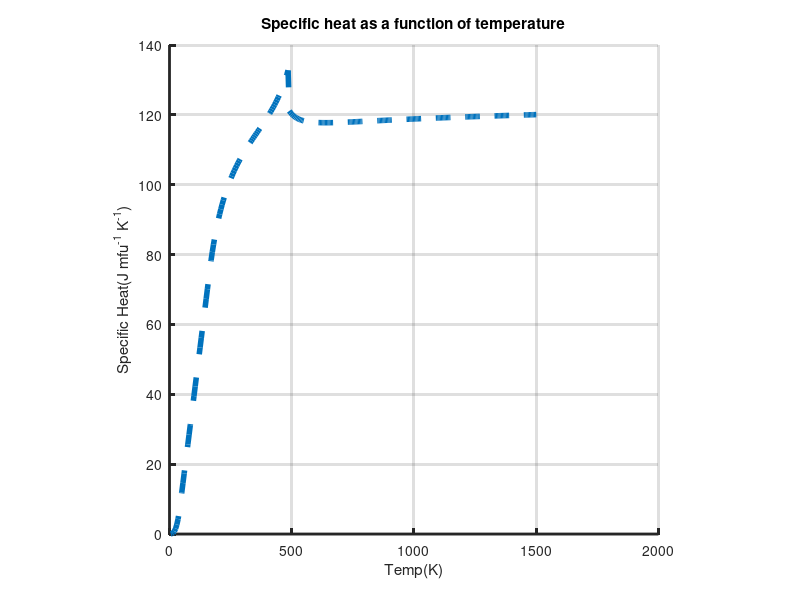
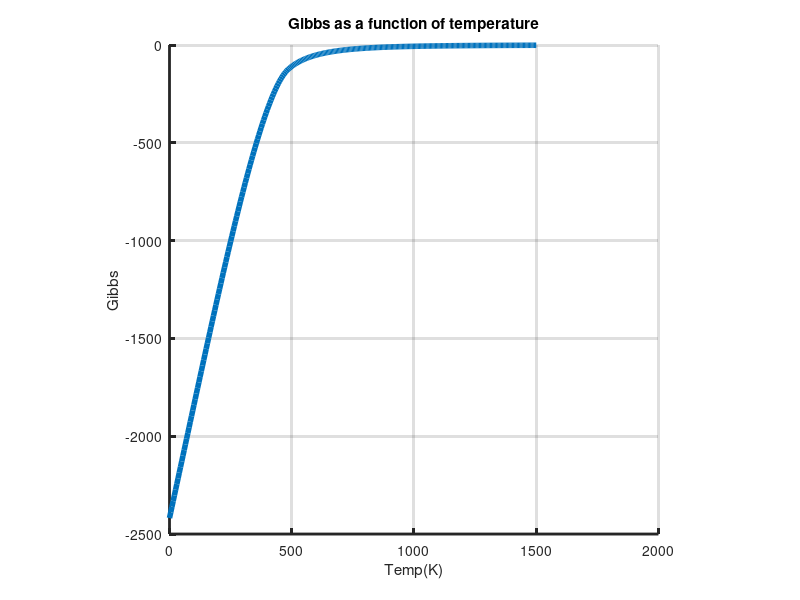

Source code (MATLAB) for these figures, in order:

clear all
clc
a   = 0.0;
b   = 0.0;
c   = 0.0;
d_4 = 0.0;
d_2 = 0.0;
d_1 = 0.0;
Temp = 0:5:1500;
gibbs= 0:10:1500;
cp   = 0:10:1500;
cp_mo= 0:10:1500;
len = size(Temp,2);
Tc   = 485;
for i = 1:len
    temp = Temp(i);
    %% Calculation of the chemical contribution
    if((temp>0)&&(temp<=43))
        a   = 11369.937746;
        b   = -5.641259263;
        c   = 0.0;
        d_4 = -8.333*10^(-6);
        d_2 = 0.0;
        d_1 = 0.0;
    else
        if ((temp>43)&&(temp<=163))
            a   = 11622.647246;
            b   = -59.537709263;
            c   = 15.74232;
            d_4 = 0.0;
            d_2 = -0.27565;
            d_1 = 0.0;
        else
            if ((temp>163)&&(temp<=2000))
                a   = -10195.860754;
                b   = 690.949887637;
                c   = -118.47637;
                d_4 = 0.0;
                d_2 = -0.0007;
                d_1 = 590527;
            end
        end
    end
    cp_ch       = -c -12*d_4*temp^3 - 2*d_2*temp -2*d_1*temp^(-2);
    
    %% Calculation of magnetic contribution
    
    f    = 0.28;
    beta = 1.008;
    R    = 8.314;
    K_para   = -(79875/74)*f*log(1+beta)/(293*f - 790);
    K_ferro  = (474/497)*(1-f)*(K_para/f);
    m        = 3;
    n        = 5;
    tau      = temp/Tc;
    if (temp<=Tc)
        cp_mo(i) = 2*K_ferro*R*(tau^m + tau^(3*m)/3 + tau^(5*m)/5);
    else
        cp_mo(i)      = 2*K_para*R*(tau^(-n) + tau^(-3*n)/3 + tau^(-5*n)/5);
    end
    
    %% Evaluvation of total thermodynamic properties
    
    cp(i)     = cp_mo(i)      + cp_ch;
    
end
figure(1)
clf
hold on
plot(Temp,cp,'--','linewidth',4.0);
xlabel('Temp(K)');
ylabel('Specific Heat(J mfu^{-1} K^{-1})')
title('Specific heat as a function of temperature')
ax = gca ;
set(ax, 'linewidth',2.0);
axis('square');
hold off
grid on


%% Calculation of G at Tc 
f    = 0.28;
beta = 1.008;
R    = 8.314;
A    = (518/1125) + 11692*(1-f)/(15975*f);
g1   = -((1/10) + (1/315) + (1/1500))/A; 
G_mo = R*Tc*log(1+beta)*g1
g2   = (1/6 + 1/135 + 1/600)*474*(1-f)/(497*f);
g2   = g2 + 79/140;
g2   = g2/A;
G2_mo= R*Tc*log(1+beta)*(1-g2)

for i = 1:len
    tau = Temp(i)/Tc;
    if(tau<=1)
        gibbs(i) = -K_para*R*Tc*(79/140 - 518*tau/1125);
        gibbs(i) = gibbs(i) - K_ferro*R*Tc*(tau^(4)/6 + tau^(10)/135 + tau^(16)/600);
        gibbs(i) = gibbs(i) - K_ferro*R*Tc*(71/120 - 518*tau/675);
    else
        gibbs(i) = -K_para*R*Tc*((tau^(-4)/10) + (tau^(-14)/315) + (tau^(-24)/1500)); 
    end
    if(tau==1)
        gibbs(i)
    end
end
tau = 1;
gibbs_energy = -K_para*R*Tc*((tau^(-4)/10) + (tau^(-14)/315) + (tau^(-24)/1500));
X = ['Gibbs_mo = ',num2str(gibbs_energy),' J mfu^{-1}'];
disp(X);
figure(2)
clf
hold on
plot(Temp,gibbs,'linewidth',4.0);
xlabel('Temp(K)');
ylabel('Gibbs')
title('Gibbs as a function of temperature')
ax = gca ;
set(ax, 'linewidth',2.0);
axis('square');
hold off
grid on


